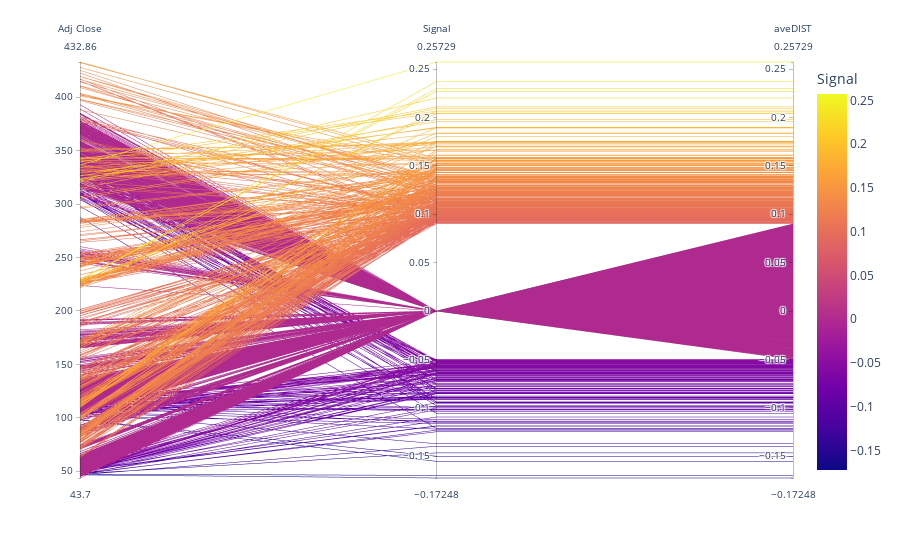

Here is the notebook cell this chart was saved with:
### Code cell
temp['InterPlot']['paraPlot']

### Figure 1 — Plotly figure (JSON) as saved in the notebook; plotly's stock layout.template omitted (floating-point values rounded to 4 significant figures; data arrays with more than 128 entries replaced by an {"elided": "..."} marker saying what was removed)
{"data": [{"dimensions": [{"label": "Adj Close", "values": {"elided": "2528 float values"}}, {"constraintrange": [0.2404, 0.2404], "label": "Signal", "values": {"elided": "2528 float values"}}, {"label": "aveDIST", "values": {"elided": "2528 float values"}}], "domain": {"x": [0, 1], "y": [0, 1]}, "line": {"color": {"elided": "2528 float values"}, "coloraxis": "coloraxis"}, "name": "", "type": "parcoords"}], "layout": {"autosize": true, "coloraxis": {"colorbar": {"title": {"text": "Signal"}}, "colorscale": [[0, "#0d0887"], [0.1111, "#46039f"], [0.2222, "#7201a8"], [0.3333, "#9c179e"], [0.4444, "#bd3786"], [0.5556, "#d8576b"], [0.6667, "#ed7953"], [0.7778, "#fb9f3a"], [0.8889, "#fdca26"], [1, "#f0f921"]]}, "legend": {"tracegroupgap": 0}, "margin": {"t": 60}}}
